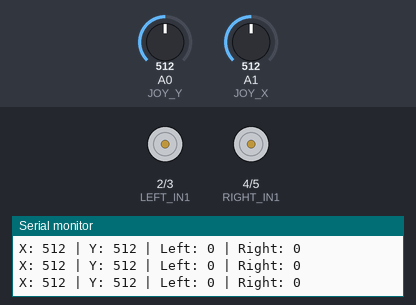
Bench run of a sketch on a simulated Arduino Uno, built with avr-gcc and run on an emulated ATmega328P. Shown: motor-driver pin pairs drawn as motors (green arrow = first pin HIGH = forward, orange = second pin HIGH = backward, longer = more drive), the last lines printed to the serial monitor. Inputs (shaded band) come from the test bench; at power-on: A0 (JOY_Y) = 512, A1 (JOY_X) = 512.

Above: at 1.2 s.
1.3 s: A0 (JOY_Y) set to 412
4.3 s: A0 (JOY_Y) set to 386
At 5.5 s:
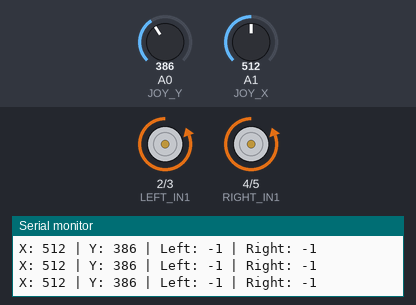
5.8 s: A1 (JOY_X) set to 588
8.8 s: A1 (JOY_X) set to 612
At 9.1 s:
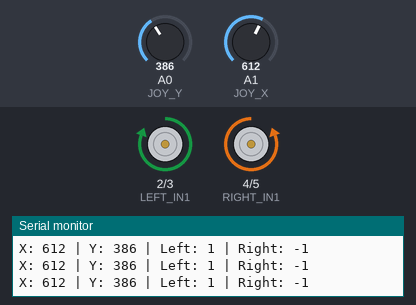
10.3 s: A1 (JOY_X) set to 390
At 11.5 s:
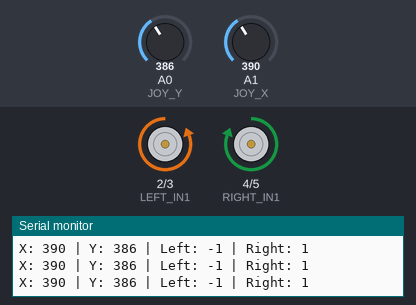
11.8 s: A1 (JOY_X) set to 408
At 12.7 s:
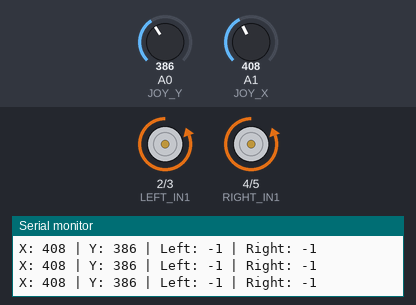
Timing chart, 0 to 14.8 s (numbered marks = the images above; inputs shaded):
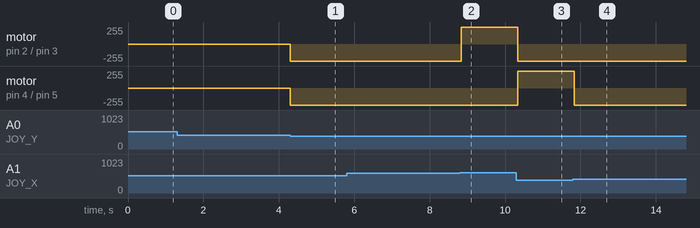

The sketch:

movement.ino
```cpp
// Motor esquerdo
const int LEFT_IN1 = 2;
const int LEFT_IN2 = 3;

// Motor direito
const int RIGHT_IN1 = 4;
const int RIGHT_IN2 = 5;

// Joystick
const int JOY_X = A1;
const int JOY_Y = A0;

// Zona morta do joystick
const int DEAD_ZONE_MIN = 400;
const int DEAD_ZONE_MAX = 600;

int left = 0;
int right = 0;

// left/right:
//  1 = frente
//  0 = parado
// -1 = ré

void getMovementDir(int analogX, int analogY) {

  // Primeiro, define o movimento baseado no Y
  // Y para cima -> frente
  // Y para baixo -> ré
  // Centro -> parado

  if (analogY < DEAD_ZONE_MIN) {
    left = -1;
    right = -1;
  }
  else if (analogY > DEAD_ZONE_MAX) {
    left = 1;
    right = 1;
  }
  else {
    left = 0;
    right = 0;
  }

  // Depois aplica a direção do X
  // X para esquerda -> vira para esquerda
  // X para direita -> vira para direita

  if (analogX < DEAD_ZONE_MIN) {
    left = -1;
    right = 1;
  }
  else if (analogX > DEAD_ZONE_MAX) {
    left = 1;
    right = -1;
  }
}

void setMotor(int in1, int in2, int direction) {

  if (direction == 1) {
    // Frente
    digitalWrite(in1, HIGH);
    digitalWrite(in2, LOW);
  }
  else if (direction == -1) {
    // Ré
    digitalWrite(in1, LOW);
    digitalWrite(in2, HIGH);
  }
  else {
    // Parado
    digitalWrite(in1, LOW);
    digitalWrite(in2, LOW);
  }
}

void setup() {

  pinMode(LEFT_IN1, OUTPUT);
  pinMode(LEFT_IN2, OUTPUT);

  pinMode(RIGHT_IN1, OUTPUT);
  pinMode(RIGHT_IN2, OUTPUT);

  Serial.begin(9600);
}

void loop() {

  int x = analogRead(JOY_X);
  int y = analogRead(JOY_Y);

  getMovementDir(x, y);

  // Controla os dois motores
  setMotor(LEFT_IN1, LEFT_IN2, left);
  setMotor(RIGHT_IN1, RIGHT_IN2, right);

  // Monitor serial
  Serial.print("X: ");
  Serial.print(x);

  Serial.print(" | Y: ");
  Serial.print(y);

  Serial.print(" | Left: ");
  Serial.print(left);

  Serial.print(" | Right: ");
  Serial.println(right);

  delay(20);
}
```

Measured:
- the behaviour switches between 400 and 399 on A0 (JOY_Y) (found by bisection; images 0 and 1)
- the behaviour switches between 600 and 601 on A1 (JOY_X) (found by bisection; images 1 and 2)
- the behaviour switches between 399 and 400 on A1 (JOY_X) (found by bisection; images 3 and 4)
- after the input at 4.3 s, motor on pin 2 (LEFT_IN1) / pin 3 (LEFT_IN2), motor on pin 4 (RIGHT_IN1) / pin 5 (RIGHT_IN2): stopped → backward 255/255 at once
- after the input at 8.8 s, motor on pin 2 (LEFT_IN1) / pin 3 (LEFT_IN2): backward 255/255 → forward 255/255 at once
- after the input at 10.3 s, motor on pin 2 (LEFT_IN1) / pin 3 (LEFT_IN2): forward 255/255 → backward 255/255 at once; motor on pin 4 (RIGHT_IN1) / pin 5 (RIGHT_IN2): backward 255/255 → forward 255/255 at once
- after the input at 11.8 s, motor on pin 4 (RIGHT_IN1) / pin 5 (RIGHT_IN2): forward 255/255 → backward 255/255 at once
